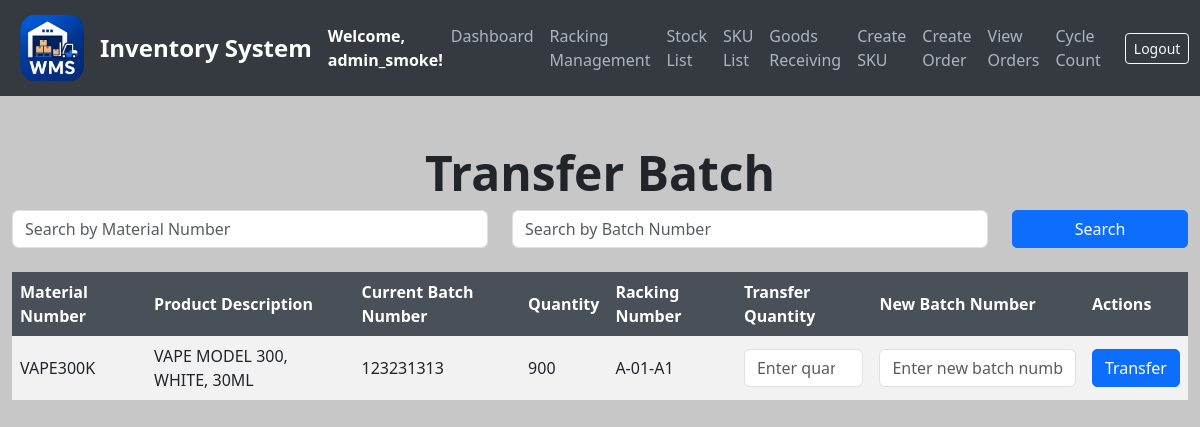
The app's page /transfer-batch (signed in) with its own data.
### models.py (models this page shows, shortened)
class User(UserMixin, db.Model):
    __tablename__ = 'users'
    id = db.Column(db.Integer, primary_key=True)
    username = db.Column(db.String(80), unique=True, nullable=False)
    email = db.Column(db.String(120), unique=True, nullable=False)
    password = db.Column(db.String(200), nullable=False)
    date_created = db.Column(db.DateTime, default=get_local_time)
    last_login = db.Column(db.DateTime, nullable=True)
    is_active = db.Column(db.Boolean, default=True)
    is_approved = db.Column(db.Boolean, default=False)
    is_admin = db.Column(db.Boolean, default=False)
    can_create_racking = db.Column(db.Boolean, default=False)
    can_create_stock = db.Column(db.Boolean, default=False)
    can_create_order = db.Column(db.Boolean, default=False)
    can_transfer_stock = db.Column(db.Boolean, default=False)
    can_transfer_batch = db.Column(db.Boolean, default=False)
    can_mass_transfer = db.Column(db.Boolean, default=False)
    can_bulk_transfer = db.Column(db.Boolean, default=False)
    can_add_sku = db.Column(db.Boolean, default=False)
    can_view_orders = db.Column(db.Boolean, default=False)  # ← new
    can_cycle_count = db.Column(db.Boolean, default=False)  # ← new

class Stock(db.Model):
    __tablename__ = 'stock'
    id = db.Column(db.Integer, primary_key=True)
    sku_id = db.Column(db.Integer, db.ForeignKey('sku_list.id'), nullable=False)  # Foreign key reference to SKU
    sku = db.relationship('SKU', backref='stocks', lazy=True)  # Add relationship to SKU
    quantity = db.Column(db.Integer, default=0, nullable=False)
    batch_number = db.Column(db.String(100), nullable=True)
    shipment_number = db.Column(db.String(100), nullable=True)
    racking_number = db.Column(db.String(100), nullable=True)
    remarks = db.Column(db.String(255), nullable=True)
    timestamp = db.Column(db.DateTime, default=get_local_time)  # New timestamp column

class SKU(db.Model):
    __tablename__ = 'sku_list'
    id = db.Column(db.Integer, primary_key=True)
    material_number = db.Column(db.String(50), unique=True, nullable=False)
    product_description = db.Column(db.String(200), nullable=False)
    pack_size_id = db.Column(db.Integer, db.ForeignKey('pack_sizes.id'), nullable=False)
    weight = db.Column(db.Float, nullable=False)
    pack_size = db.relationship('PackSize', backref='skus', lazy=True)  # Establish relationship

### app.py (the view)
@app.route('/transfer-batch', methods=['GET'])
@login_required
@permission_required('can_transfer_batch')
def show_transfer_batch():
    material_number_search = request.args.get('material_number', '').strip()
    batch_number_search = request.args.get('batch_number', '').strip()
    page = request.args.get(get_page_parameter(), type=int, default=1)
    per_page = 100  # CHANGED: Was 10, now 100 (shows more items)
    query = Stock.query.join(SKU)
    if material_number_search:
        query = query.filter(SKU.material_number.ilike(f"%{material_number_search}%"))
    if batch_number_search:
        query = query.filter(Stock.batch_number.ilike(f"%{batch_number_search}%"))
    query = query.filter(Stock.quantity > 0)
    paginated_query = query.paginate(page=page, per_page=per_page, error_out=False)
    stocks = paginated_query.items
    batch_numbers = db.session.query(Stock.batch_number).distinct().all()
    batch_numbers = [batch[0] for batch in batch_numbers]  # Extract only batch numbers
    return render_template(
        'transfer_batch.html',  # Make sure this matches the template name
        stocks=stocks,
        batch_numbers=batch_numbers,
        pagination=Pagination(page=page, per_page=per_page, total=paginated_query.total, css_framework='bootstrap5'),
        material_number_search=material_number_search,
        batch_number_search=batch_number_search
    )

### app.py (called while the page is built)
def permission_required(permission):
    def decorator(f):
        @wraps(f)
        def decorated_function(*args, **kwargs):
            if not current_user.is_authenticated:
                return redirect(url_for('login'))
            if current_user.is_admin:
                return f(*args, **kwargs)
            if not getattr(current_user, permission, False):
                flash('You do not have permission to access this feature.', 'danger')
                return redirect(url_for('dashboard'))
            return f(*args, **kwargs)
        return decorated_function
    return decorator

@login_manager.user_loader
def load_user(user_id):
    return db.session.get(User, int(user_id))

### templates/transfer_batch.html (shortened to what this page needs)
{% extends "base.html" %}
{% block content %}
<div class="container mt-5">
    <h1 class="text-center">Transfer Batch</h1>
    <form method="GET" action="/transfer-batch" class="row mb-4">
        <div class="col-md-5">
            <input type="text" id="search_material_number" name="material_number" class="form-control" placeholder="Search by Material Number" value="{{ request.args.get('material_number', '') }}">
        </div>
        <div class="col-md-5">
            <input type="text" id="search_batch_number" name="batch_number" class="form-control" placeholder="Search by Batch Number" value="{{ request.args.get('batch_number', '') }}">
        </div>
        <div class="col-md-2">
            <button type="submit" id="search_btn" class="btn btn-primary w-100">Search</button>
        </div>
    </form>
    <div id="stock_table_container" class="table-responsive {% if not stocks %}d-none{% endif %}">
        <table id="stock_table" class="table table-borderless table-striped align-middle">
            <thead class="table-dark">
                <tr>
                    <th>Material Number</th>
                    <th>Product Description</th>
                    <th>Current Batch Number</th>
                    <th>Quantity</th>
                    <th>Racking Number</th>
                    <th>Transfer Quantity</th>
                    <th>New Batch Number</th>
                    <th>Actions</th>
                </tr>
            </thead>
            <tbody id="stock_body">
                {% for stock in stocks %}
                <tr>
                    <td>{{ stock.sku.material_number }}</td>
                    <td>{{ stock.sku.product_description }}</td>
                    <td>{{ stock.batch_number }}</td>
                    <td>{{ stock.quantity }}</td>
                    <td>{{ stock.racking_number }}</td>
                    <td>
                        <input type="number" class="form-control transfer-quantity" min="1" max="{{ stock.quantity }}" placeholder="Enter quantity" data-stock-id="{{ stock.id }}">
                    </td>
                    <td>
                        <input type="text" class="form-control new-batch" placeholder="Enter new batch number" data-stock-id="{{ stock.id }}">
                    </td>
                    <td>
                        <button class="btn btn-primary transfer-btn" data-stock-id="{{ stock.id }}">Transfer</button>
                    </td>
                </tr>
                {% else %}
                <tr>
                    <td colspan="8" class="text-center">No stocks found. Try searching above.</td>
                </tr>
                {% endfor %}
            </tbody>
        </table>
    </div>
</div>
</body>
</html>
{% endblock %}

### templates/base.html (shortened to what this page needs)
<!DOCTYPE html>
<html lang="en">
<head>
    <link href="https://cdn.jsdelivr.net/npm/bootstrap@5.3.0/dist/css/bootstrap.min.css" rel="stylesheet">
</head>
<body>
<nav class="navbar navbar-expand-lg navbar-dark">
    <div class="container-fluid">
        <img src="{{ url_for('static', filename='logo_.png') }}" alt="Logo" width="80" height="80" class="me-2">
        <a class="navbar-brand" href="/">Inventory System</a>
        <strong class="text-white">Welcome, {{ current_user.username }}!</strong>
        <div class="collapse navbar-collapse" id="navbarNav">
            <ul class="navbar-nav ms-auto">
                <li class="nav-item"><a class="nav-link" href="/dashboard">Dashboard</a></li>
                {% if current_user.is_admin or current_user.can_create_racking %}
                <li class="nav-item"><a class="nav-link" href="/create_racking">Racking Management</a></li>
                {% endif %}
                <li class="nav-item"><a class="nav-link" href="/stocks">Stock List</a></li>
                <li class="nav-item"><a class="nav-link" href="/sku-list">SKU List</a></li>
                {% if current_user.is_admin or current_user.can_create_stock %}
                <li class="nav-item"><a class="nav-link" href="/create-stock">Goods Receiving</a></li>
                {% endif %}
                {% if current_user.is_admin or current_user.can_add_sku %}
                <li class="nav-item"><a class="nav-link" href="/add-sku">Create SKU</a></li>
                {% endif %}
                {% if current_user.is_admin or current_user.can_create_order %}
                <li class="nav-item"><a class="nav-link" href="/create-order">Create Order</a></li>
                {% endif %}
                {% if current_user.is_admin or current_user.can_view_orders %}
                <li class="nav-item"><a class="nav-link" href="/orders">View Orders</a></li>
                {% endif %}
                {% if current_user.is_admin or current_user.can_cycle_count %}
                <li class="nav-item"><a class="nav-link" href="/cycle-count">Cycle Count</a></li>
                {% endif %}
            </ul>
            <form class="d-flex ms-3" action="{{ url_for('logout') }}" method="POST">
                <button class="btn btn-sm btn-outline-light" type="submit">Logout</button>
            </form>
        </div>
    </div>
</nav>
{% block content %}{% endblock %}
</body>
</html>

### records on screen
User: username "admin_smoke"
Stock: sku.material_number "VAPE300K", sku.product_description "VAPE MODEL 300, WHITE, 30ML", batch_number "123231313", quantity "900", racking_number "A-01-A1"
